Frame 1 (no input): blank canvas, image omitted
Frame 60 (the mouse pressed at the canvas centre just before this capture): blank canvas, image omitted
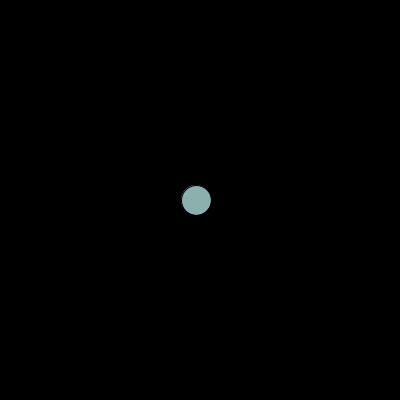
Frame 120 (the mouse held since frame 60 and released just before this capture)

The Processing sketch whose frames 1 and 60 were blank and that drew this single picture after the mouse press (run headless with seeded random() and noise(); from frame 60 on, the mouse is pressed at the canvas centre):

// Processing sketch: processing_39280
// ── processing_39280.pde

final int kMaxBalls = 10; // max # of balls user can create
int gNumBalls = 0;        // count # of balls created so far

// arrays to hold ball x/y positions
int[] gBallX = new int[kMaxBalls];
int[] gBallY = new int[kMaxBalls];
final int kBallStep = 2;  // max amount by which the random walk generator can move

// array to hold ball sizes; min/max size of balls
int[] gBallSize = new int[kMaxBalls];
final int kSizeMin = 20;
final int kSizeMax = 40;

// arrays to hold rgb value of each ball
int[] gBallRed = new int[kMaxBalls];
int[] gBallGreen = new int[kMaxBalls];
int[] gBallBlue = new int[kMaxBalls];
final int kColorStep = 40;  // max amount by which rgb can random walk

final int kStepTime = 20;  // how fast to step
int gLastTime = 0;         // saves last time the draw() loop completed

void setup()
{
  // usual setup stuff
  size(400, 400);
  smooth();
}

void draw() {
  // check current time
  int thisTime = millis();

  // if enough time has elapsed...
  if (thisTime - gLastTime >= kStepTime) {
    // draw black background
    background(0, 0, 0);
    
    // run once for each ball on the screen
    for (int i = 0; i < gNumBalls; i++) {
      // draw a ball at its current location, color and size
      // we retrieve this info from the arrays
      fill(gBallRed[i], gBallGreen[i], gBallBlue[i]);
      ellipse(gBallX[i], gBallY[i], gBallSize[i], gBallSize[i]);

      // update the ball's parameters
      
      // basically a coin toss to determine step direction for x/y
      // we will then step by kBallStep in those directions
      if (random(2) >= 1.0) {
        gBallX[i] += kBallStep;
      }
      else {
        gBallX[i] -= kBallStep;
      }
      // constrain to window size
      gBallX[i] = constrain(gBallX[i], 0, width);

      // same for y
      if (random(2) >= 1.0) {
        gBallY[i] += kBallStep;
      }
      else {
        gBallY[i] -= kBallStep;
      }
      // constrain to window size
      gBallY[i] = constrain(gBallY[i], 0, height);

      // same for ball size
      if (random(2) >= 1.0) {
        gBallSize[i]++;
      }
      else {
        gBallSize[i]--;
      }
      gBallSize[i] = constrain(gBallSize[i], kSizeMin, kSizeMax);
      
      // random walk the colors by an amount that is between
      // -(kColorStep / 2) and  (kColorStep / 2) - 1
      // (do the math)
      gBallRed[i] = constrain(gBallRed[i] + int(random(kColorStep)) - kColorStep / 2, 128, 255);
      gBallGreen[i] = constrain(gBallGreen[i] + int(random(kColorStep)) - kColorStep / 2, 128, 255);
      gBallBlue[i] = constrain(gBallBlue[i] + int(random(kColorStep)) - kColorStep / 2, 128, 255);
    }
    
    // save time
    gLastTime = thisTime;
  }
}

void mousePressed()
{
  // if we haven't hit our max # of balls, add a new one at mousex/y
  if (gNumBalls < kMaxBalls) {
    gBallX[gNumBalls] = mouseX;
    gBallY[gNumBalls] = mouseY;
    gBallSize[gNumBalls] = int(random(kSizeMax - kSizeMin)) + kSizeMin;  // random value between kSizeMin and kSizeMax - 1
    gBallRed[gNumBalls] = int(random(128)) + 128;  // rnd vals between 128 and 255
    gBallGreen[gNumBalls] = int(random(128)) + 128;
    gBallBlue[gNumBalls] = int(random(128)) + 128;

    gNumBalls++;
  }
}
